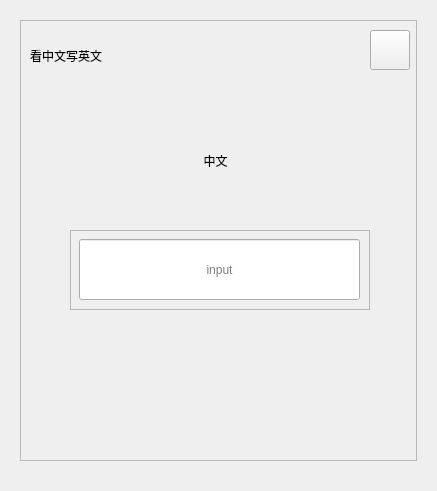
<?xml version="1.0" encoding="UTF-8"?>
<ui version="4.0">
 <class>question</class>
 <widget class="QWidget" name="question">
  <property name="geometry">
   <rect>
    <x>0</x>
    <y>0</y>
    <width>437</width>
    <height>491</height>
   </rect>
  </property>
  <property name="windowTitle">
   <string>Form</string>
  </property>
  <widget class="QStackedWidget" name="stackedWidget">
   <property name="geometry">
    <rect>
     <x>0</x>
     <y>0</y>
     <width>437</width>
     <height>491</height>
    </rect>
   </property>
   <property name="currentIndex">
    <number>0</number>
   </property>
   <widget class="QWidget" name="page">
    <widget class="AcrylicFrame" name="frame_2">
     <property name="geometry">
      <rect>
       <x>20</x>
       <y>20</y>
       <width>397</width>
       <height>441</height>
      </rect>
     </property>
     <property name="frameShape">
      <enum>QFrame::StyledPanel</enum>
     </property>
     <property name="frameShadow">
      <enum>QFrame::Raised</enum>
     </property>
     <widget class="QLabel" name="label_5">
      <property name="geometry">
       <rect>
        <x>10</x>
        <y>10</y>
        <width>151</width>
        <height>51</height>
       </rect>
      </property>
      <property name="text">
       <string>看中文写英文</string>
      </property>
      <property name="alignment">
       <set>Qt::AlignLeading|Qt::AlignLeft|Qt::AlignVCenter</set>
      </property>
     </widget>
     <widget class="QPushButton" name="close_btn">
      <property name="geometry">
       <rect>
        <x>350</x>
        <y>10</y>
        <width>40</width>
        <height>40</height>
       </rect>
      </property>
      <property name="text">
       <string/>
      </property>
     </widget>
     <widget class="QLabel" name="chn_label">
      <property name="geometry">
       <rect>
        <x>90</x>
        <y>120</y>
        <width>211</width>
        <height>41</height>
       </rect>
      </property>
      <property name="text">
       <string>中文</string>
      </property>
      <property name="alignment">
       <set>Qt::AlignCenter</set>
      </property>
     </widget>
     <widget class="QFrame" name="eng_frame_3">
      <property name="geometry">
       <rect>
        <x>50</x>
        <y>210</y>
        <width>300</width>
        <height>80</height>
       </rect>
      </property>
      <property name="frameShape">
       <enum>QFrame::StyledPanel</enum>
      </property>
      <property name="frameShadow">
       <enum>QFrame::Raised</enum>
      </property>
      <widget class="QLineEdit" name="eng_edit">
       <property name="geometry">
        <rect>
         <x>9</x>
         <y>9</y>
         <width>281</width>
         <height>61</height>
        </rect>
       </property>
       <property name="text">
        <string/>
       </property>
       <property name="alignment">
        <set>Qt::AlignCenter</set>
       </property>
       <property name="placeholderText">
        <string>input</string>
       </property>
      </widget>
     </widget>
    </widget>
   </widget>
   <widget class="QWidget" name="page_2">
    <widget class="AcrylicFrame" name="frame_4">
     <property name="geometry">
      <rect>
       <x>20</x>
       <y>20</y>
       <width>397</width>
       <height>451</height>
      </rect>
     </property>
     <property name="frameShape">
      <enum>QFrame::StyledPanel</enum>
     </property>
     <property name="frameShadow">
      <enum>QFrame::Raised</enum>
     </property>
     <widget class="QPushButton" name="close_btn_2">
      <property name="geometry">
       <rect>
        <x>350</x>
        <y>20</y>
        <width>40</width>
        <height>40</height>
       </rect>
      </property>
      <property name="text">
       <string/>
      </property>
     </widget>
     <widget class="QLabel" name="eng_label">
      <property name="geometry">
       <rect>
        <x>50</x>
        <y>90</y>
        <width>301</width>
        <height>41</height>
       </rect>
      </property>
      <property name="text">
       <string>英文</string>
      </property>
      <property name="alignment">
       <set>Qt::AlignCenter</set>
      </property>
     </widget>
     <widget class="QPushButton" name="B_btn">
      <property name="geometry">
       <rect>
        <x>50</x>
        <y>360</y>
        <width>300</width>
        <height>80</height>
       </rect>
      </property>
      <property name="text">
       <string>C. 正确的</string>
      </property>
     </widget>
     <widget class="QLabel" name="label_3">
      <property name="geometry">
       <rect>
        <x>130</x>
        <y>10</y>
        <width>151</width>
        <height>51</height>
       </rect>
      </property>
      <property name="text">
       <string>看英文选中文</string>
      </property>
      <property name="alignment">
       <set>Qt::AlignCenter</set>
      </property>
     </widget>
     <widget class="QPushButton" name="C_btn">
      <property name="geometry">
       <rect>
        <x>50</x>
        <y>260</y>
        <width>300</width>
        <height>80</height>
       </rect>
      </property>
      <property name="text">
       <string>B. 错误的</string>
      </property>
     </widget>
     <widget class="QPushButton" name="A_btn">
      <property name="geometry">
       <rect>
        <x>50</x>
        <y>160</y>
        <width>300</width>
        <height>80</height>
       </rect>
      </property>
      <property name="text">
       <string>A. 错误的</string>
      </property>
     </widget>
    </widget>
   </widget>
  </widget>
 </widget>
 <customwidgets>
  <customwidget>
   <class>AcrylicFrame</class>
   <extends>QFrame</extends>
   <header location="global">acrylicframe.h</header>
   <container>1</container>
  </customwidget>
 </customwidgets>
 <resources/>
 <connections/>
</ui>
